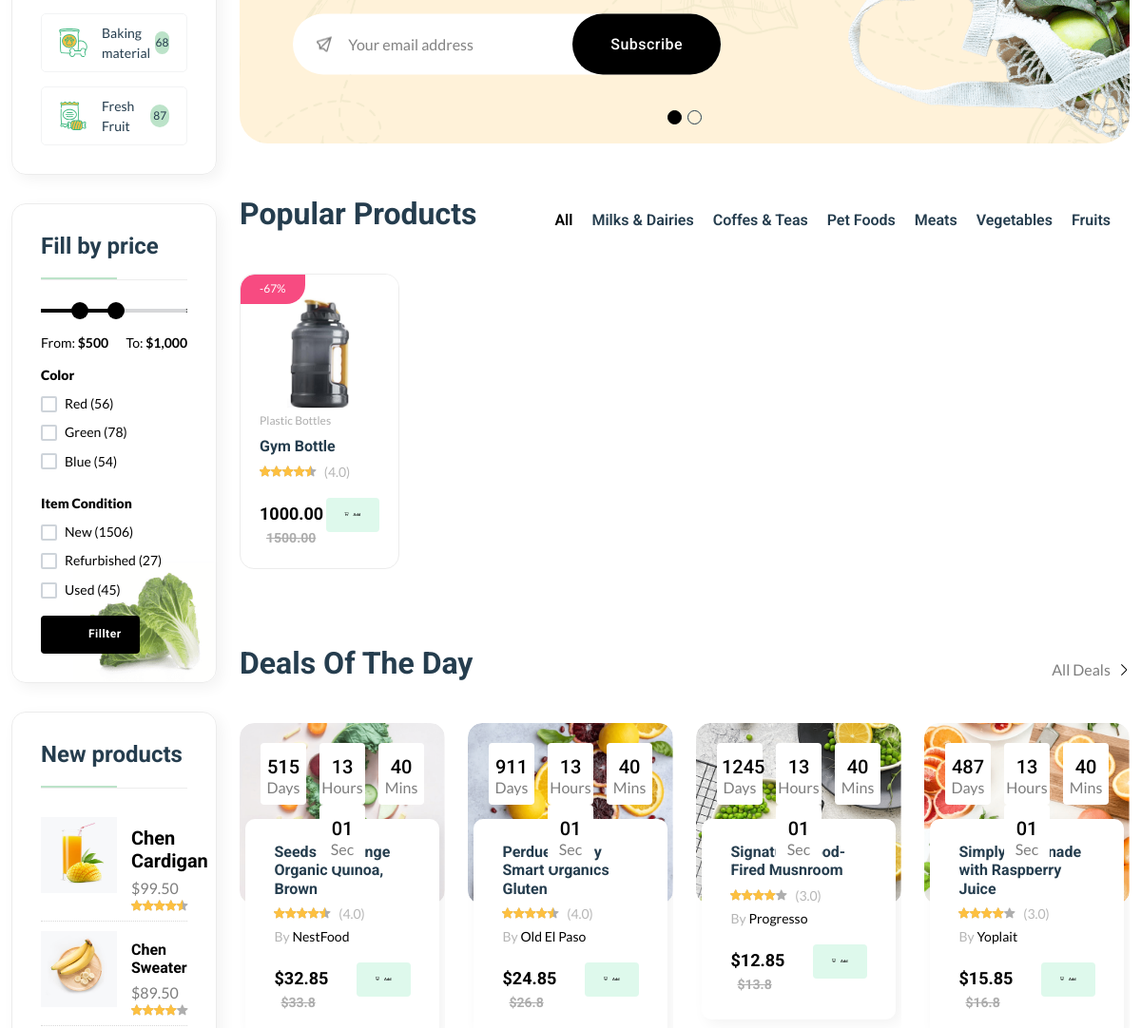
Before: / (middle part) with the older database file.
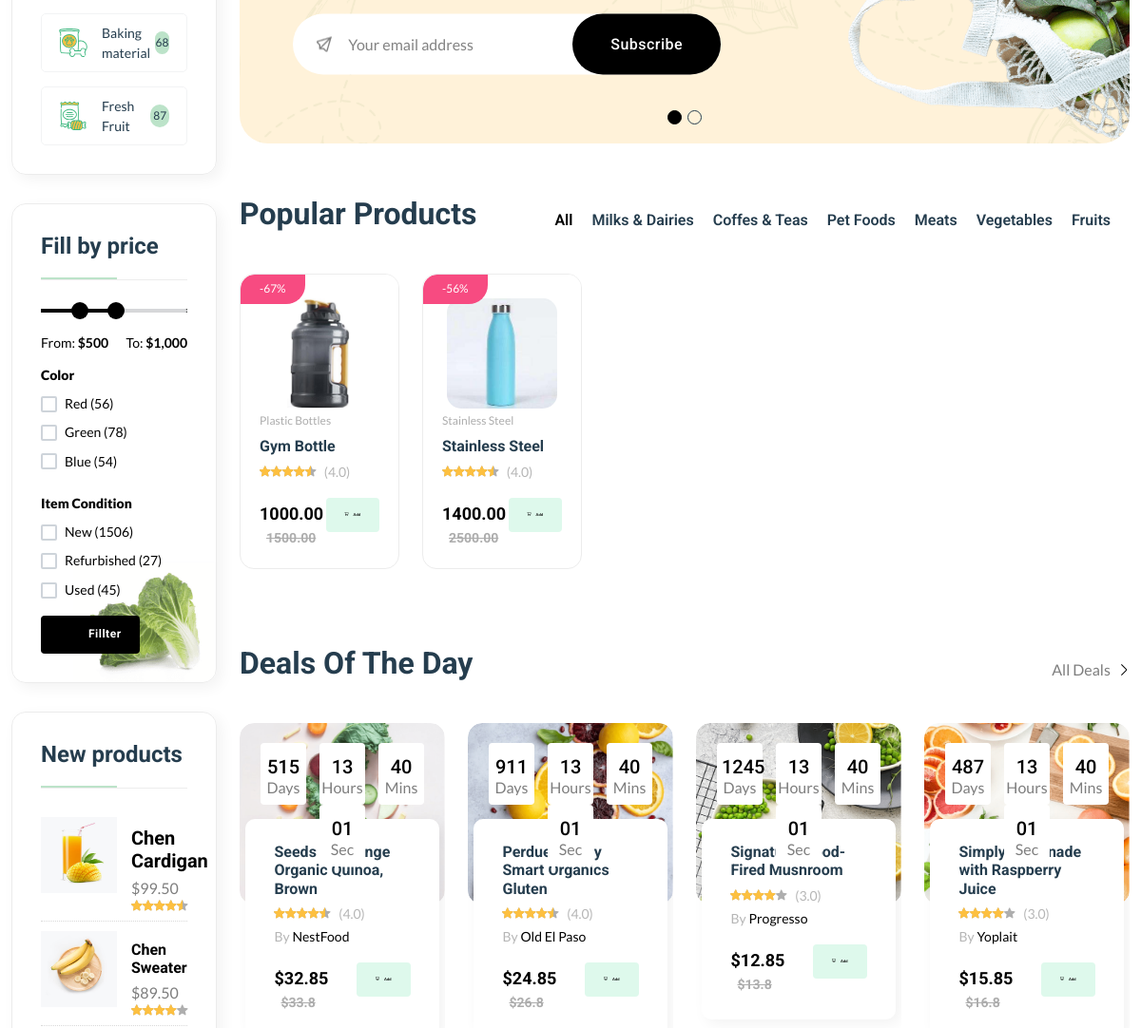
After: the same page with the newer database file.
### prossyApp/models.py (models this page shows, shortened)
class Product(models.Model):
    pid = ShortUUIDField(unique=True, length=10, max_length=20, prefix="prd", alphabet="abcdefg123456")
    title = models.CharField(max_length=100, default="Pink Bottle")
    image = models.ImageField(upload_to="user_direcotry_path", default="product.jpg")
    description = models.TextField(null=True, blank=True, default="This is the product")
    category = models.ForeignKey(Category, on_delete=models.SET_NULL, null=True)
    user = models.ForeignKey(User, on_delete=models.SET_NULL, null=True)
    price = models.DecimalField(max_digits= 999999999, decimal_places=2, default="1000.00")
    old_price = models.DecimalField(max_digits= 999999999, decimal_places=2, default="1500.00")
    specifications = models.TextField(null=True, blank=True, default="This is pink, like barbie")
    product_status = models.CharField(choices=STATUS, max_length=10, default="in_review")
    status = models.BooleanField(default=True)
    in_stock = models.BooleanField(default=True)
    featured = models.BooleanField(default=False)
    digital = models.BooleanField(default=False)
    sku = ShortUUIDField(unique=True, length=4, max_length=10, prefix="sku", alphabet="1234567890")
    date = models.DateTimeField(auto_now_add=True)
    updated = models.DateTimeField(null=True, blank=True)
    class Meta:
        verbose_name_plural = "Products"
    def get_percentage(self):
        new_price = (self.price / self.old_price ) * 100
        return new_price

class Category(models.Model):
    cid = ShortUUIDField(unique=True, length=10, max_length=20, prefix="cat", alphabet="abcdefg123456")
    title = models.CharField(max_length=100, default="Pink")
    image = models.ImageField(upload_to="category", default="category.jpg")
    class Meta:
        verbose_name_plural = "Categories"
    def __str__(self):
        return self.title

### prossyApp/views.py (the view)
# urls.py: path("", index, name="index")
def index(request):
    products = Product.objects.filter(product_status="published", featured=True)
    context = {
        "products": products
    }
    return render(request, 'core/index.html', context)

### templates/core/index.html (shortened to what the changed rows need)
{% extends 'partials/base.html' %}
{% load static %}
{% block content %}
    <main class="main">
        <div class="container mb-30">
            <div class="row flex-row-reverse">
                <div class="col-lg-4-5">
                    <section class="product-tabs section-padding position-relative">
                        <div class="tab-content" id="myTabContent">
                            <div class="tab-pane fade show active" id="tab-one" role="tabpanel" aria-labelledby="tab-one">
                                <div class="row product-grid-4">
                                    {% for p in products %}
                                    <div class="col-lg-1-5 col-md-4 col-12 col-sm-6">
                                        <div class="product-cart-wrap mb-30">
                                            <div class="product-img-action-wrap">
                                                <div class="product-img product-img-zoom">
                                                    <a href="shop-product-right.html">
                                                        <img class="default-img" src="{{ p.image.url }}" alt="" />
                                                    </a>
                                                </div>
                                                <div class="product-badges product-badges-position product-badges-mrg">
                                                    <span class="hot">-{{p.get_percentage|floatformat:0}}%</span>
                                                </div>
                                            </div>
                                            <div class="product-content-wrap">
                                                <div class="product-category">
                                                    <a href="shop-grid-right.html">{{p.category}}</a>
                                                </div>
                                                <h2><a href="shop-product-right.html">{{ p.title }}</a></h2>
                                                <div class="product-rate-cover">
                                                    <div class="product-rate d-inline-block">
                                                        <div class="product-rating" style="width: 90%"></div>
                                                    </div>
                                                    <span class="font-small ml-5 text-muted"> (4.0)</span>
                                                </div>
                                                <div class="product-card-bottom">
                                                    <div class="product-price">
                                                        <span>{{p.price}}</span>
                                                        <span class="old-price">{{p.old_price}}</span>
                                                    </div>
                                                    <div class="add-cart">
                                                        <a class="add" href="shop-cart.html"><i class="fi-rs-shopping-cart mr-5"></i>Add </a>
                                                    </div>
                                                </div>
                                            </div>
                                        </div>
                                    </div>
                                    {% endfor %}
                                </div>
                            </div>
                        </div>
                    </section>
                    <section class="section-padding pb-5">
                        <div class="row">
                            <div class="col-xl-3 col-lg-4 col-md-6">
                                <div class="product-cart-wrap style-2">
                                    <div class="product-content-wrap">
                                        <div class="deals-content">
                                            <h2><a href="shop-product-right.html">Seeds of Change Organic Quinoa, Brown</a></h2>
                                        </div>
                                    </div>
                                </div>
                            </div>
                            <div class="col-xl-3 col-lg-4 col-md-6">
                                <div class="product-cart-wrap style-2">
                                    <div class="product-content-wrap">
                                        <div class="deals-content">
                                            <h2><a href="shop-product-right.html">Perdue Simply Smart Organics Gluten</a></h2>
                                        </div>
                                    </div>
                                </div>
                            </div>
                            <div class="col-xl-3 col-lg-4 col-md-6 d-none d-lg-block">
                                <div class="product-cart-wrap style-2">
                                    <div class="product-content-wrap">
                                        <div class="deals-content">
                                            <h2><a href="shop-product-right.html">Signature Wood-Fired Mushroom</a></h2>
                                        </div>
                                    </div>
                                </div>
                            </div>
                            <div class="col-xl-3 col-lg-4 col-md-6 d-none d-xl-block">
                                <div class="product-cart-wrap style-2">
                                    <div class="product-content-wrap">
                                        <div class="deals-content">
                                            <h2><a href="shop-product-right.html">Simply Lemonade with Raspberry Juice</a></h2>
                                        </div>
                                    </div>
                                </div>
                            </div>
                        </div>
                    </section>
                </div>
            </div>
        </div>
    </main>
   {% endblock content %}

Changed rows visible on the page:
added Product: image (picture), get_percentage "56", category "Stainless Steel", title "Stainless Steel", price "1400.00", old_price "2500.00"
